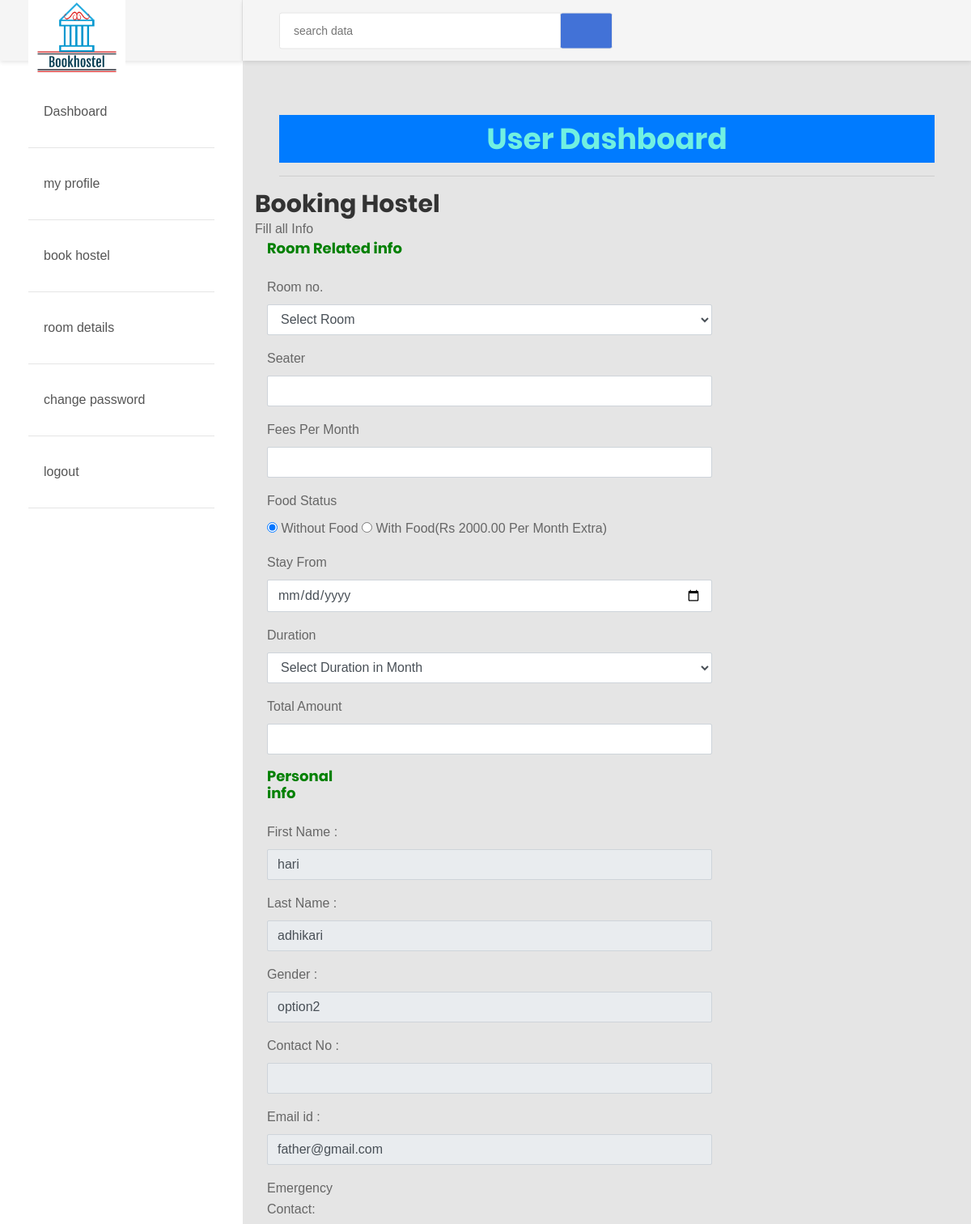
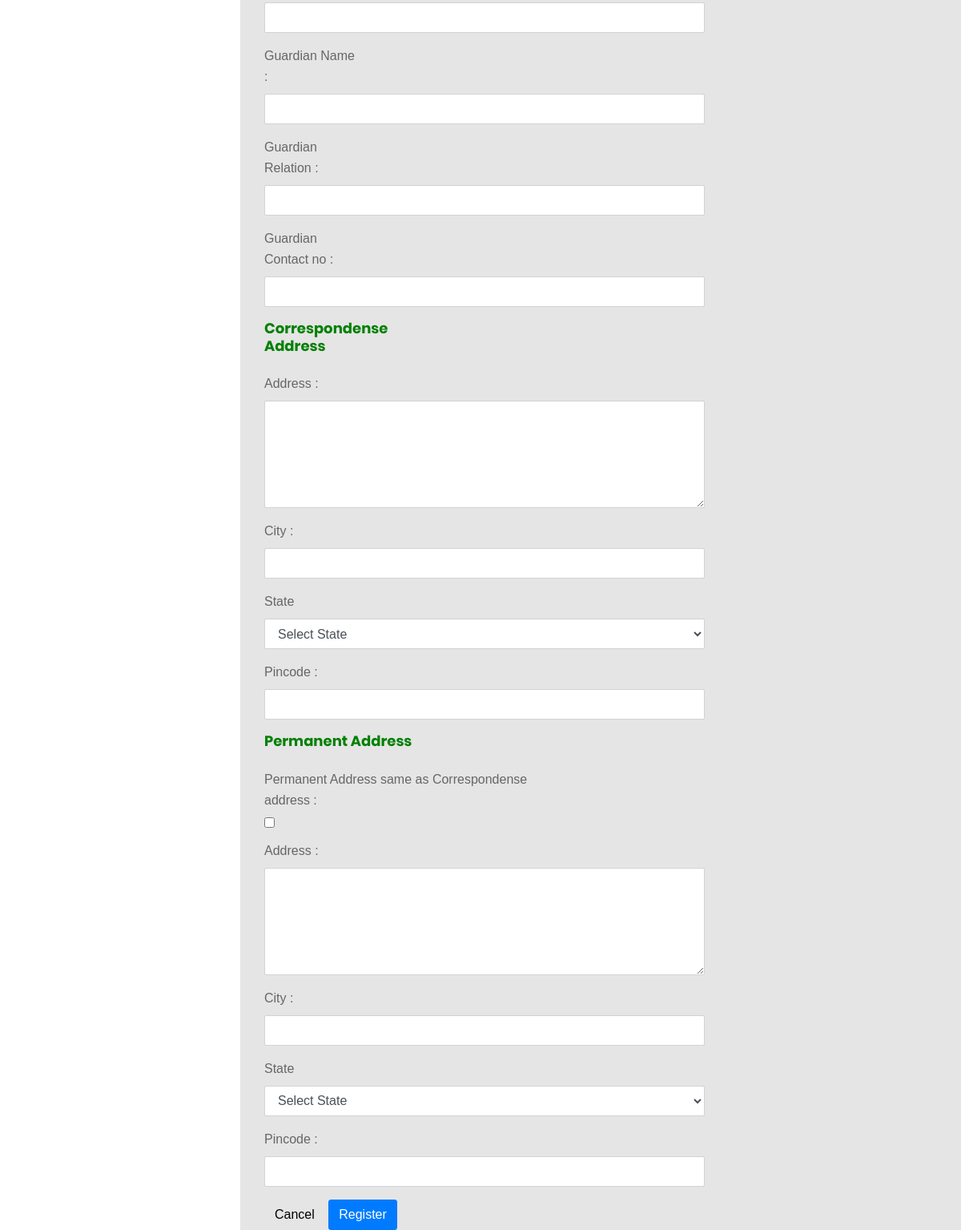
Page /userdashboard/book.php (signed in) on the committed database (2 pictures, top to bottom).
### tables this page shows
CREATE TABLE `register` (
  `Id` int(20) NOT NULL,
  `First_name` varchar(20) NOT NULL,
  `Last_name` varchar(20) NOT NULL,
  `Address` varchar(25) NOT NULL,
  `Gender` varchar(250) NOT NULL,
  `Contact` varchar(20) NOT NULL,
  `Email_ID` varchar(25) NOT NULL,
  `Password` varchar(25) NOT NULL,
  `Cpassword` varchar(100) NOT NULL,
  `TimeUpd` varchar(50) NOT NULL
);

### userdashboard/book.php (the view, shortened to what this page needs)
	<?php include('header.php');?>
	<div class="ts-main-content">
		<div class="content-wrapper">
			<div class="container-fluid">
				<div class="row">
					<div class="col-md-12">
						<h2 class="page-title">Booking Hostel </h2>
						<div class="row">
							<div class="col-md-12">
								<div class="panel panel-primary">
									<div class="panel-heading">Fill all Info</div>
									<div class="panel-body">
										<form method="post" action="" class="form-horizontal">
<div class="form-group">
<label class="col-sm-4 control-label"><h4 style="color: green" align="left">Room Related info </h4> </label>
</div>
<div class="form-group">
<label class="col-sm-2 control-label">Room no. </label>
<div class="col-sm-8">
<select name="room" id="room"class="form-control"  onChange="getSeater(this.value);" onBlur="checkAvailability()" required>
<option value="">Select Room</option>
</select>
</div>
</div>
<div class="form-group">
<label class="col-sm-2 control-label">Seater</label>
<div class="col-sm-8">
<input type="text" name="seater" id="seater"  class="form-control"  >
</div>
</div>
<div class="form-group">
<label class="col-sm-2 control-label">Fees Per Month</label>
<div class="col-sm-8">
<input type="text" name="fpm" id="fpm"  class="form-control" >
</div>
</div>
<div class="form-group">
<label class="col-sm-2 control-label">Food Status</label>
<div class="col-sm-8">
<input type="radio" value="0" name="foodstatus" checked="checked"> Without Food
<input type="radio" value="1" name="foodstatus"> With Food(Rs 2000.00 Per Month Extra)
</div>
</div>
<div class="form-group">
<label class="col-sm-2 control-label">Stay From</label>
<div class="col-sm-8">
<input type="date" name="stayf" id="stayf"  class="form-control" >
</div>
</div>
<div class="form-group">
<label class="col-sm-2 control-label">Duration</label>
<div class="col-sm-8">
<select name="duration" id="duration" class="form-control">
<option value="">Select Duration in Month</option>
</select>
</div>
</div>
<div class="form-group">
<label class="col-sm-2 control-label">Total Amount</label>
<div class="col-sm-8">
<input type="text" name="ta" id="ta"  class="result form-control" >
</div>
</div>
<div class="form-group">
<label class="col-sm-2 control-label"><h4 style="color: green" align="left">Personal info </h4> </label>
</div>
<?php
$aid=$_SESSION['id'];
	$ret="select * from register where id=?";
		$stmt= $mysqli->prepare($ret) ;
	 $stmt->bind_param('i',$aid);
	 $stmt->execute() ;
	 $res=$stmt->get_result();
	   while($row=$res->fetch_object())
	  {
	  	?>
<div class="form-group">
<label class="col-sm-2 control-label">First Name : </label>
<div class="col-sm-8">
<input type="text" name="fname" id="fname"  class="form-control" value="<?php echo $row->First_name;?>" readonly>
</div>
</div>
<div class="form-group">
<label class="col-sm-2 control-label">Last Name : </label>
<div class="col-sm-8">
<input type="text" name="lname" id="lname"  class="form-control" value="<?php echo $row->Last_name;?>" readonly>
</div>
</div>
<div class="form-group">
<label class="col-sm-2 control-label">Gender : </label>
<div class="col-sm-8">
<input type="text" name="gender" value="<?php echo $row->Gender;?>" class="form-control" readonly>
</div>
</div>
<div class="form-group">
<label class="col-sm-2 control-label">Contact No : </label>
<div class="col-sm-8">
<input type="text" name="contact" id="contact" value="<?php echo $row->Contact;?>"  class="form-control" readonly>
</div>
</div>
<div class="form-group">
<label class="col-sm-2 control-label">Email id : </label>
<div class="col-sm-8">
<input type="email" name="email" id="email"  class="form-control" value="<?php echo $row->Email_ID;?>"  readonly>
</div>
</div>
<?php } ?>
<div class="form-group">
<label class="col-sm-2 control-label">Emergency Contact: </label>
<div class="col-sm-8">
<input type="text" name="econtact" id="econtact"  class="form-control" required="required">
</div>
</div>
<div class="form-group">
<label class="col-sm-2 control-label">Guardian  Name : </label>
<div class="col-sm-8">
<input type="text" name="gname" id="gname"  class="form-control" required="required">
</div>
</div>
<div class="form-group">
<label class="col-sm-2 control-label">Guardian  Relation : </label>
<div class="col-sm-8">
<input type="text" name="grelation" id="grelation"  class="form-control" required="required">
</div>
</div>
<div class="form-group">
<label class="col-sm-2 control-label">Guardian Contact no : </label>
<div class="col-sm-8">
<input type="text" name="gcontact" id="gcontact"  class="form-control" required="required">
</div>
</div>
<div class="form-group">
<label class="col-sm-3 control-label"><h4 style="color: green" align="left">Correspondense Address </h4> </label>
</div>
<div class="form-group">
<label class="col-sm-2 control-label">Address : </label>
<div class="col-sm-8">
<textarea  rows="5" name="address"  id="address" class="form-control" required="required"></textarea>
</div>
</div>
<div class="form-group">
<label class="col-sm-2 control-label">City : </label>
<div class="col-sm-8">
<input type="text" name="city" id="city"  class="form-control" required="required">
</div>
</div>
<div class="form-group">
<label class="col-sm-2 control-label">State </label>
<div class="col-sm-8">
<select name="state" id="state"class="form-control" required>
<option value="">Select State</option>
</select> </div>
</div>
<div class="form-group">
<label class="col-sm-2 control-label">Pincode : </label>
<div class="col-sm-8">
<input type="text" name="pincode" id="pincode"  class="form-control" required="required">
</div>
</div>
<div class="form-group">
<label class="col-sm-3 control-label"><h4 style="color: green" align="left">Permanent Address </h4> </label>
</div>
<div class="form-group">
<label class="col-sm-5 control-label">Permanent Address same as Correspondense address : </label>
<div class="col-sm-4">
<input type="checkbox" name="adcheck" value="1"/>
</div>
</div>
<div class="form-group">
<label class="col-sm-2 control-label">Address : </label>
<div class="col-sm-8">
<textarea  rows="5" name="paddress"  id="paddress" class="form-control" required="required"></textarea>
</div>
</div>
<div class="form-group">
<label class="col-sm-2 control-label">City : </label>
<div class="col-sm-8">
<input type="text" name="pcity" id="pcity"  class="form-control" required="required">
</div>
</div>
<div class="form-group">
<label class="col-sm-2 control-label">State </label>
<div class="col-sm-8">
<select name="pstate" id="pstate"class="form-control" required>
<option value="">Select State</option>
</select> </div>
</div>
<div class="form-group">
<label class="col-sm-2 control-label">Pincode : </label>
<div class="col-sm-8">
<input type="text" name="ppincode" id="ppincode"  class="form-control" required="required">
</div>
</div>
<div class="col-sm-6 col-sm-offset-4">
<button class="btn btn-default" type="submit">Cancel</button>
<input type="submit" name="submit" Value="Register" class="btn btn-primary">
</div>
</form>
									</div>
									</div>
								</div>
							</div>
						</div>
							</div>
						</div>
					</div>
				</div>
			</div>
		</div>
</body>
</html>

### rows in the picture
register: fname "hari", lname "adhikari", gender "option2", email "father@gmail.com"
